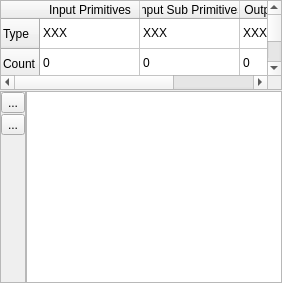
     <widget class="QWidget" name="tableTab" >
      <attribute name="title" >
       <string>Data</string>
      </attribute>
      <layout class="QVBoxLayout" >
       <property name="margin" >
        <number>0</number>
       </property>
       <property name="spacing" >
        <number>1</number>
       </property>
       <item>
        <widget class="QTableWidget" name="twGeoInfo" >
         <property name="sizePolicy" >
          <sizepolicy>
           <hsizetype>1</hsizetype>
           <vsizetype>1</vsizetype>
           <horstretch>0</horstretch>
           <verstretch>0</verstretch>
          </sizepolicy>
         </property>
         <property name="maximumSize" >
          <size>
           <width>16777215</width>
           <height>90</height>
          </size>
         </property>
         <row>
          <property name="text" >
           <string>Type</string>
          </property>
         </row>
         <row>
          <property name="text" >
           <string>Count</string>
          </property>
         </row>
         <column>
          <property name="text" >
           <string>Input Primitives</string>
          </property>
         </column>
         <column>
          <property name="text" >
           <string>Input Sub Primitives</string>
          </property>
         </column>
         <column>
          <property name="text" >
           <string>Output Primitives</string>
          </property>
         </column>
         <item row="0" column="0" >
          <property name="text" >
           <string>XXX</string>
          </property>
         </item>
         <item row="0" column="1" >
          <property name="text" >
           <string>XXX</string>
          </property>
         </item>
         <item row="0" column="2" >
          <property name="text" >
           <string>XXX</string>
          </property>
         </item>
         <item row="1" column="0" >
          <property name="text" >
           <string>0</string>
          </property>
         </item>
         <item row="1" column="1" >
          <property name="text" >
           <string>0</string>
          </property>
         </item>
         <item row="1" column="2" >
          <property name="text" >
           <string>0</string>
          </property>
         </item>
        </widget>
       </item>
       <item>
        <layout class="QHBoxLayout" >
         <property name="margin" >
          <number>0</number>
         </property>
         <property name="spacing" >
          <number>0</number>
         </property>
         <item>
          <widget class="QFrame" name="frame_2" >
           <property name="frameShape" >
            <enum>QFrame::StyledPanel</enum>
           </property>
           <property name="frameShadow" >
            <enum>QFrame::Raised</enum>
           </property>
           <layout class="QVBoxLayout" >
            <property name="margin" >
             <number>0</number>
            </property>
            <property name="spacing" >
             <number>1</number>
            </property>
            <item>
             <widget class="QToolButton" name="tbHideInactive" >
              <property name="toolTip" >
               <string>Hide inactive input primitives</string>
              </property>
              <property name="text" >
               <string>...</string>
              </property>
              <property name="icon" >
               <iconset resource="../glslDevil.qrc" >:/icons/icons/watch-hide-inactive_32.png</iconset>
              </property>
              <property name="checkable" >
               <bool>true</bool>
              </property>
              <property name="arrowType" >
               <enum>Qt::NoArrow</enum>
              </property>
             </widget>
            </item>
            <item>
             <widget class="QToolButton" name="tbHideEmpty" >
              <property name="toolTip" >
               <string>Hide input primitives without output</string>
              </property>
              <property name="text" >
               <string>...</string>
              </property>
              <property name="icon" >
               <iconset resource="../glslDevil.qrc" >:/icons/icons/watch-hide-no-child_32.png</iconset>
              </property>
              <property name="checkable" >
               <bool>true</bool>
              </property>
             </widget>
            </item>
            <item>
             <spacer>
              <property name="orientation" >
               <enum>Qt::Vertical</enum>
              </property>
              <property name="sizeHint" >
               <size>
                <width>20</width>
                <height>40</height>
               </size>
              </property>
             </spacer>
            </item>
           </layout>
          </widget>
         </item>
         <item>
          <widget class="QTreeView" name="tvGeoData" >
           <property name="sizePolicy" >
            <sizepolicy>
             <hsizetype>7</hsizetype>
             <vsizetype>7</vsizetype>
             <horstretch>0</horstretch>
             <verstretch>0</verstretch>
            </sizepolicy>
           </property>
           <property name="alternatingRowColors" >
            <bool>true</bool>
           </property>
           <property name="rootIsDecorated" >
            <bool>true</bool>
           </property>
          </widget>
         </item>
        </layout>
       </item>
      </layout>
     </widget>
